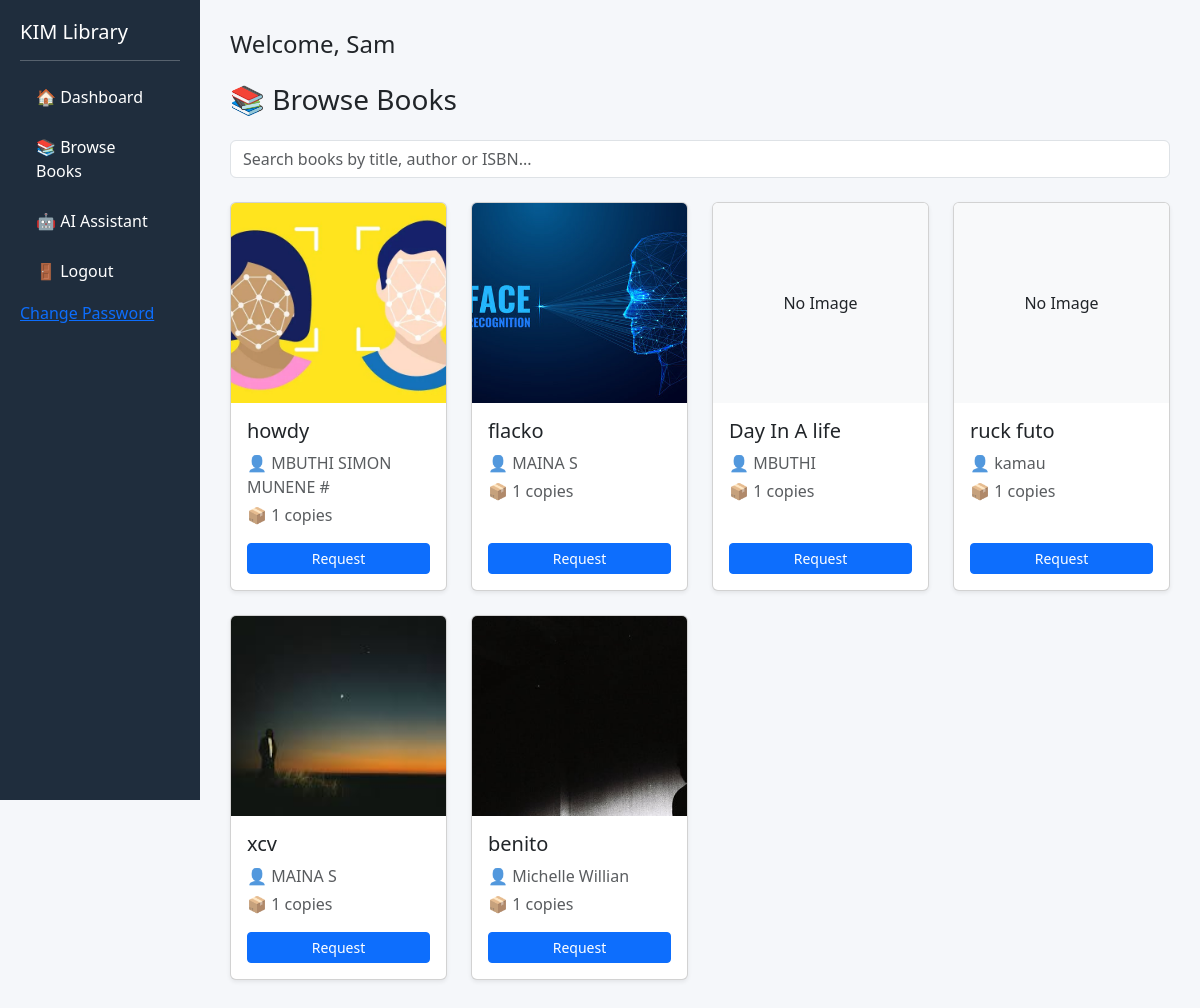
/student/books (signed in), run on the app's committed database.
### tables this page shows
CREATE TABLE books (
            id INTEGER PRIMARY KEY AUTOINCREMENT,
            title TEXT,
            author TEXT,
            isbn TEXT,
            category TEXT,
            available INTEGER
        , cover TEXT);

### app.py (the view)
@app.route('/student/books')
def student_books():
    if 'student_id' not in session:
        return redirect('/student/login')
    search = request.args.get('search', '')
    conn = get_db_connection()
    if search:
        like = f"%{search}%"
        books = conn.execute('''
            SELECT * FROM books
            WHERE available > 0 AND (
                title LIKE ? OR author LIKE ? OR isbn LIKE ?
            )
        ''', (like, like, like)).fetchall()
    else:
        books = conn.execute('SELECT * FROM books WHERE available > 0').fetchall()
    conn.close()
    return render_template('student_books.html', name=session['student_name'], books=books, search=search)

### db.py (called while the page is built)
def get_db_connection():
    conn = sqlite3.connect('library.db')
    conn.row_factory = sqlite3.Row
    return conn

### Templates/student_books.html (shortened to what this page needs)
{% extends "student_layout.html" %}
{% block content %}
<h3 class="mb-4">📚 Browse Books</h3>
<form method="GET" action="/student/books" class="mb-4">
    <input type="text" name="search" class="form-control" placeholder="Search books by title, author or ISBN..." value="{{ search }}">
</form>
<div class="row">
    {% for book in books %}
    <div class="col-md-3 mb-4">
        <div class="card h-100 shadow-sm">
            {% if book.cover %}
                <img src="{{ url_for('static', filename='covers/' + book.cover) }}" class="card-img-top" style="height: 200px; object-fit: cover;">
            {% else %}
                <div class="card-img-top d-flex align-items-center justify-content-center bg-light" style="height: 200px;">No Image</div>
            {% endif %}
            <div class="card-body d-flex flex-column">
                <h5 class="card-title">{{ book.title }}</h5>
                <p class="card-text mb-1 text-muted">👤 {{ book.author }}</p>
                <p class="card-text text-muted">📦 {{ book.available }} copies</p>
                {% if book.available > 0 %}
                <form method="POST" action="/student/request_book" class="mt-auto">
                    <button class="btn btn-sm btn-primary w-100">Request</button>
                </form>
                {% else %}
                <button class="btn btn-sm btn-secondary w-100 mt-auto" disabled>Unavailable</button>
                {% endif %}
            </div>
        </div>
    </div>
    {% endfor %}
</div>
{% endblock %}

### Templates/student_layout.html (style rules this page uses)
body { background: #f5f7fa; }

### data on the page
books: cover (picture), title "howdy", author "MBUTHI SIMON MUNENE #", available "1"
books: cover (picture), title "flacko", author "MAINA S", available "1"
books: shows "No Image", title "Day In A life", author "MBUTHI", available "1"
books: shows "No Image", title "ruck futo", author "kamau", available "1"
books: cover (picture), title "xcv", author "MAINA S", available "1"
books: cover (picture), title "benito", author "Michelle Willian", available "1"

### other printed values
{{ name }} "Sam"
